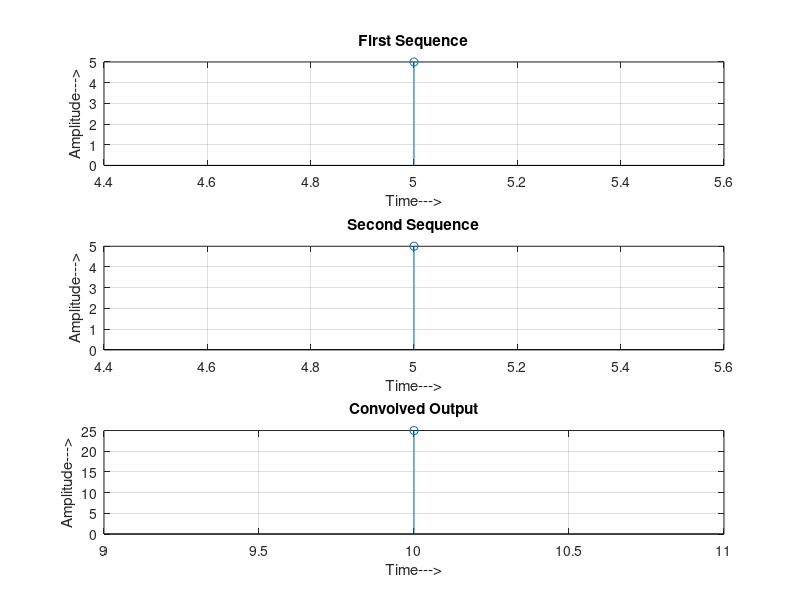

The MATLAB script that drew this image:
clc;
close all;
clear all;

x1 = input('Enter the first sequence x1(n) = ');
t1 = input('Enter the starting time of first sequence t1 = ');
x2 = input('Enter the second sequence x2(n) = ');
t2 = input('Enter the starting time of second sequence t2 = ');

l1 = length(x1);
l2 = length(x2);
ln = l1+l2-1;

X1 = [x1,zeros(1,l2)];
X2 = [x2,zeros(1,l1)];

for i = 1:l2+l1-1
    y(i) = 0;
    for j = 1:l1
        mn = i-j+1;
        if(mn>0)
            
        y(i) = y(i)+X1(j)*X2(mn);
        else
        end
    end
end
a = t1+l1-1;
t = t1:a;
subplot(3,1,1);
stem(t,x1);
grid on;
xlabel('Time--->');
ylabel('Amplitude--->');
title('First Sequence');

a = t2+l2-1;
t = t2:a;
subplot(3,1,2);
stem(t,x2);
grid on;
xlabel('Time--->');
ylabel('Amplitude--->');
title('Second Sequence');

tn = t1+t2;
a = tn+ln-1;
t = tn:a;
subplot(3,1,3);
disp('Convolved Sequence = ');
disp(y);
stem(t,y);
grid on;
xlabel('Time--->');
ylabel('Amplitude--->');
title('Convolved Output');